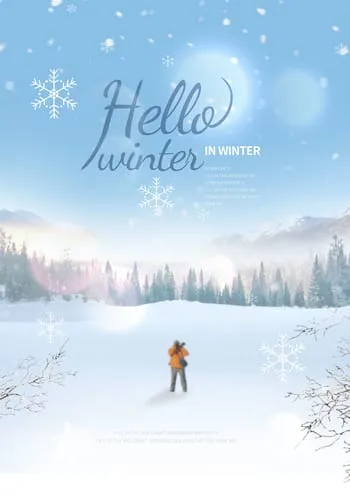
#> input picture WS24_SasaankAllu/image_segmentation/pngtree-winter-scenery-aesthetic-snow-mountain-creative-book-cover-image_711481.webp, 350 x 495 px
$ python Flip_the_image.py
#> lines starting #> are read from the running program, lines starting #| are printed output that depends on the picture
import numpy as np
import cv2

img =cv2.imread("pngtree-winter-scenery-aesthetic-snow-mountain-creative-book-cover-image_711481.webp")
#> img is the input picture: shape (495, 350, 3); mean B, G, R 236.9, 218.6, 194.1
cv2.imshow("window", img)
cv2.waitKey(5000)
height, width = img.shape[:2]
#> height = 495; width = 350
img_rot = np.full((width,height, 3), (0,0,0), dtype=np.uint8)
for i in range(height):
    for j in range(width):
        img_rot[j,height-i-1]=img[i,j]
        cv2.destroyAllWindows()
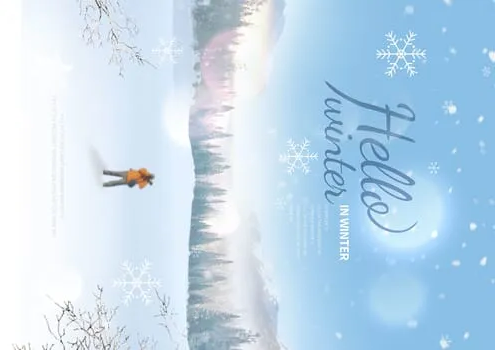
#> img_rot: shape (350, 495, 3); mean B, G, R 236.9, 218.6, 194.1
cv2.imshow("window", img_rot)
cv2.waitKey(0)
